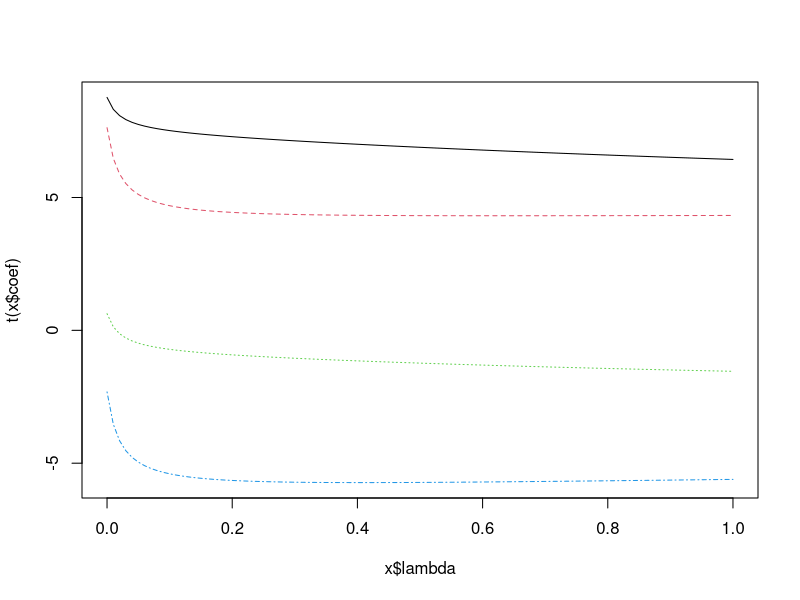
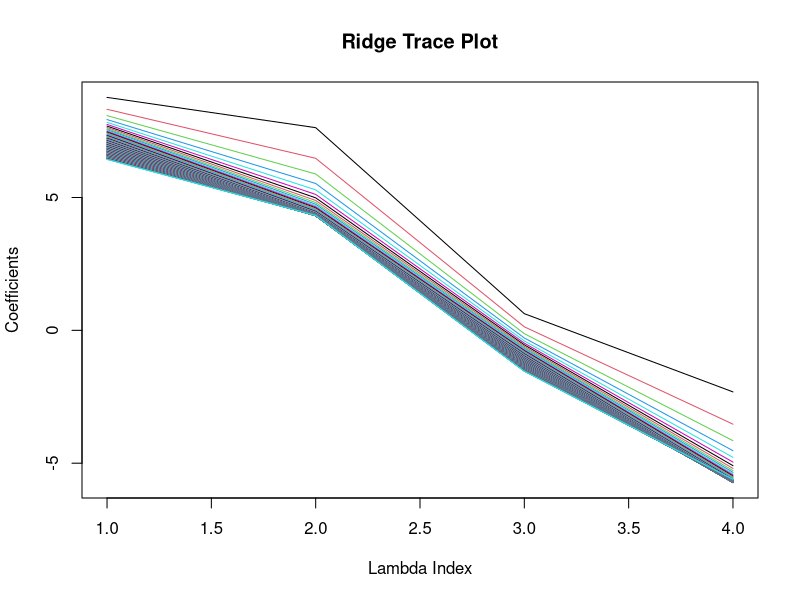

These charts were generated, in order, by the following R code:
library(MASS)
attach(cement)
# first we construct the ANOVA table

fit <- lm.ridge(y ~ x1 + x2 + x3 + x4 , data = cement , lambda = seq(0,1,by=0.01))

plot(fit) 
matplot(as.matrix(fit$coef), type = "l", lty = 1, 
        xlab = "Lambda Index", ylab = "Coefficients", 
        main = "Ridge Trace Plot")

lm.ridge(y ~ x1 + x2 + x3 + x4 , data = cement , validation = cv)

# useful libraries:
# library(ridge)
# library(glmnet)
